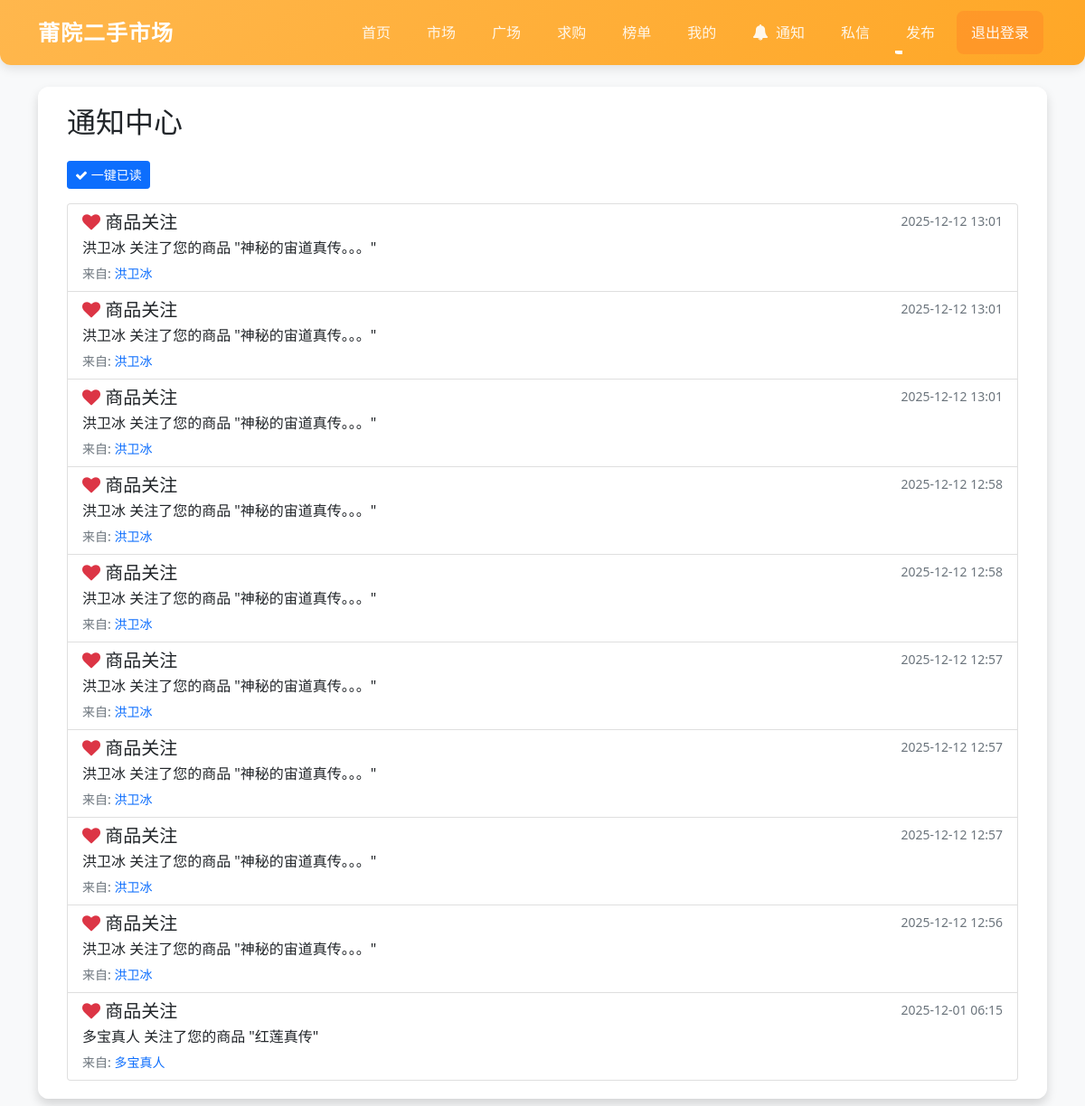
Screenshot of /notifications (signed in) with the database file from the repository.
### app/models.py (models this page shows)
class Notification(db.Model):
    id = db.Column(db.Integer, primary_key=True)
    user_id = db.Column(db.Integer, db.ForeignKey('user.id'), nullable=False, index=True)
    sender_id = db.Column(db.Integer, db.ForeignKey('user.id'), nullable=False, index=True)
    notification_type = db.Column(db.String(50), nullable=False, index=True)  # follow_user, follow_item, reply_post, reply_reply, like_post, like_reply
    content = db.Column(db.Text, nullable=False)
    is_read = db.Column(db.Boolean, nullable=False, default=False, index=True)
    date_created = db.Column(db.DateTime, nullable=False, default=datetime.utcnow, index=True)
    related_id = db.Column(db.Integer, nullable=True)  # 关联的对象ID（商品ID、帖子ID、回复ID等）
    user = db.relationship('User', foreign_keys=[user_id], backref='notifications', lazy=True)
    sender = db.relationship('User', foreign_keys=[sender_id], backref='sent_notifications', lazy=True)

class User(db.Model, UserMixin):
    id = db.Column(db.Integer, primary_key=True)
    username = db.Column(db.String(20), unique=True, nullable=False, index=True)
    email = db.Column(db.String(120), unique=True, nullable=False, index=True)
    password = db.Column(db.String(60), nullable=False)
    contact = db.Column(db.String(60), nullable=False)
    avatar = db.Column(db.String(20), nullable=False, default='default_avatar.png')
    is_admin = db.Column(db.Boolean, nullable=False, default=False)
    sales_count = db.Column(db.Integer, nullable=False, default=0)  # 成交量统计
    views = db.Column(db.Integer, nullable=False, default=0, index=True)  # 主页访问量统计
    items = db.relationship('Item', backref='seller', lazy=True)

### app/routes.py (the view)
@main.route('/notifications')
@login_required
def notifications():
    page = request.args.get('page', 1, type=int)
    query = Notification.query.filter_by(user_id=current_user.id).order_by(Notification.date_created.desc())
    pagination, notifications_list = get_pagination_data(query, page, per_page=20)
    return render_template('notifications.html', title='通知', notifications=notifications_list, pagination=pagination)

### app/__init__.py (called while the page is built)
@login_manager.user_loader
def load_user(user_id):
    return User.query.get(int(user_id))

### app/routes.py (called while the page is built)
@main.app_context_processor
def utility_processors():
    def notifications_processor():
        if current_user.is_authenticated:
            unread_count = Notification.query.filter_by(user_id=current_user.id, is_read=False).count()
            return unread_count
        return 0
    return dict(unread_notifications_count=notifications_processor)

### app/utils.py (called while the page is built)
def get_pagination_data(query, page, per_page=10):
    pagination = query.paginate(page=page, per_page=per_page, error_out=False)
    return pagination, pagination.items

### templates/notifications.html (shortened to what this page needs)
{% extends "base.html" %}
{% block content %}
<div class="container">
    <h2 class="mb-4">通知中心</h2>
    {% if notifications %}
        <div class="d-flex justify-content-between align-items-center mb-3">
            <form method="POST" action="{{ url_for('main.mark_all_notifications_read') }}">
                <button type="submit" class="btn btn-sm btn-primary">
                    <i class="fa fa-check"></i> 一键已读
                </button>
            </form>
        </div>
        <div class="list-group">
            {% for notification in notifications %}
                <a href="{{ url_for('main.notification_redirect', notification_id=notification.id) }}"
                   class="list-group-item list-group-item-action {% if not notification.is_read %}list-group-item-primary{% endif %}"
                   style="text-decoration: none; color: inherit; display: block; word-break: break-word; overflow: hidden;">
                    <div class="d-flex w-100 justify-content-between">
                        <h5 class="mb-1">
                            {% if notification.notification_type == 'follow_user' %}
                                <i class="fa fa-user-plus text-primary"></i> 关注通知
                            {% elif notification.notification_type == 'follow_item' %}
                                <i class="fa fa-heart text-danger"></i> 商品关注
                            {% elif notification.notification_type == 'reply_post' %}
                                <i class="fa fa-comment text-success"></i> 帖子回复
                            {% elif notification.notification_type == 'reply_reply' %}
                                <i class="fa fa-comment-o text-success"></i> 评论回复
                            {% elif notification.notification_type == 'like_post' %}
                                <i class="fa fa-thumbs-up text-info"></i> 帖子点赞
                            {% elif notification.notification_type == 'like_reply' %}
                                <i class="fa fa-thumbs-o-up text-info"></i> 回复点赞
                            {% endif %}
                        </h5>
                        <small class="text-muted">{{ notification.date_created.strftime('%Y-%m-%d %H:%M') }}</small>
                    </div>
                    <p class="mb-1">{{ notification.content }}</p>
                    <small class="text-muted">
                        来自: <span class="text-primary clickable-username"
                                  onclick="event.stopPropagation(); event.preventDefault(); showUserInfo({{ notification.sender.id }});">
                            {{ notification.sender.username }}
                        </span>
                    </small>
                </a>
            {% endfor %}
        </div>
    {% else %}
        <div class="alert alert-info text-center">
            <i class="fa fa-bell-o fa-2x mb-2"></i>
            <h4>暂无通知</h4>
            <p>当有新的互动时，这里会显示通知</p>
        </div>
    {% endif %}
</div>
{% endblock %}

### templates/base.html (style rules this page uses)
body { background-color: #f8f9fa; min-height: 100vh; overflow-x: hidden; }
.clickable-avatar, .clickable-username { cursor: pointer; transition: opacity 0.2s; }

### rows the page displays
Notification: notification_type "follow_item" (drawn), date_created "2025-12-12 13:01", content "洪卫冰 关注了您的商品 \"神秘的宙道真传。。。\"", sender.username "洪卫冰"
Notification: notification_type "follow_item" (drawn), date_created "2025-12-12 13:01", content "洪卫冰 关注了您的商品 \"神秘的宙道真传。。。\"", sender.username "洪卫冰"
Notification: notification_type "follow_item" (drawn), date_created "2025-12-12 13:01", content "洪卫冰 关注了您的商品 \"神秘的宙道真传。。。\"", sender.username "洪卫冰"
Notification: notification_type "follow_item" (drawn), date_created "2025-12-12 12:58", content "洪卫冰 关注了您的商品 \"神秘的宙道真传。。。\"", sender.username "洪卫冰"
Notification: notification_type "follow_item" (drawn), date_created "2025-12-12 12:58", content "洪卫冰 关注了您的商品 \"神秘的宙道真传。。。\"", sender.username "洪卫冰"
Notification: notification_type "follow_item" (drawn), date_created "2025-12-12 12:57", content "洪卫冰 关注了您的商品 \"神秘的宙道真传。。。\"", sender.username "洪卫冰"
Notification: notification_type "follow_item" (drawn), date_created "2025-12-12 12:57", content "洪卫冰 关注了您的商品 \"神秘的宙道真传。。。\"", sender.username "洪卫冰"
Notification: notification_type "follow_item" (drawn), date_created "2025-12-12 12:57", content "洪卫冰 关注了您的商品 \"神秘的宙道真传。。。\"", sender.username "洪卫冰"
Notification: notification_type "follow_item" (drawn), date_created "2025-12-12 12:56", content "洪卫冰 关注了您的商品 \"神秘的宙道真传。。。\"", sender.username "洪卫冰"
Notification: notification_type "follow_item" (drawn), date_created "2025-12-01 06:15", content "多宝真人 关注了您的商品 \"红莲真传\"", sender.username "多宝真人"
